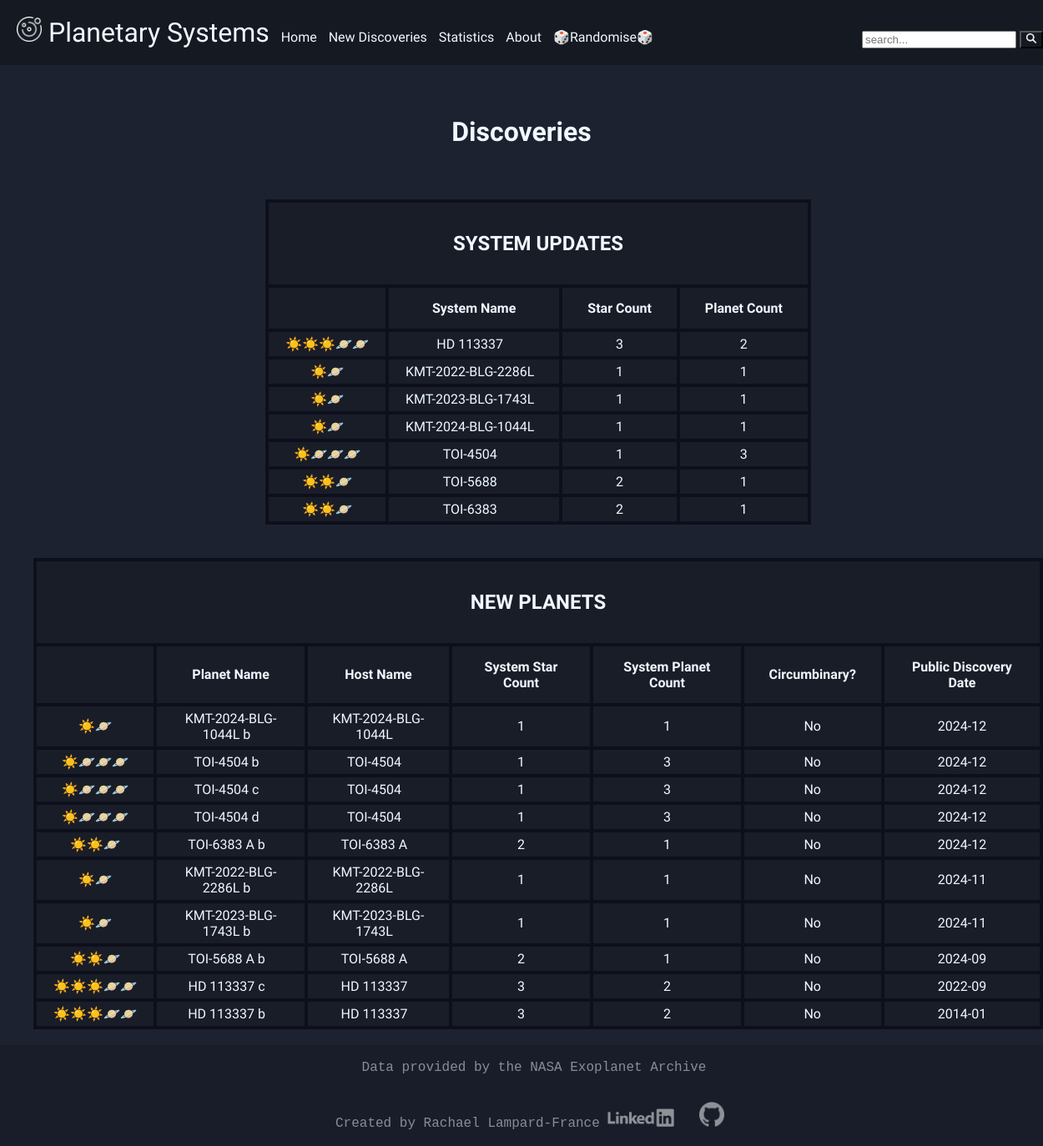
/new/ps, run on the app's committed database.
### tables this page shows
CREATE TABLE stellar_hosts (
    sy_name TEXT PRIMARY KEY NOT NULL,
    sy_snum INTEGER,
    sy_pnum INTEGER,
    last_updated DATETIME DEFAULT current_timestamp
);

CREATE TABLE planetary_systems (
    pl_name TEXT PRIMARY KEY NOT NULL,
    hostname TEXT,
    sy_snum INTEGER,
    sy_pnum INTEGER,
    cb_flag INTEGER,
    disc_pubdate INTEGER,
    last_updated DATETIME DEFAULT current_timestamp
);

### main.py (the view)
@app.route("/new/<category>")
def new(category):
    if category not in ['p', 's', 'ps']:
        return render_template("error.html", message="Page does not exist"), 404
    if category in ['s', 'ps']:
        new_systems = []
        with sqlite3.connect(DB) as conn:
            cursor = conn.cursor()
            modified = cursor.execute("""
                SELECT *
                  FROM stellar_hosts
                 WHERE last_updated = (
                        SELECT MAX(last_updated)
                          FROM stellar_hosts
                );
            """)
        for mod in modified:
            system_icos = ("☀️" * mod[1]) + ("🪐" * mod[2])
            new_systems.append(
                {
                    "sy_name": mod[0],
                    "sy_snum": mod[1],
                    "sy_pnum": mod[2],
                    "system_icos": system_icos
                }
            )
    if category in ['p', 'ps']:
        new_planets = []
        with sqlite3.connect(DB) as conn:
            cursor = conn.cursor()
            modified = cursor.execute("""
                SELECT *
                FROM planetary_systems
                WHERE last_updated = (
                    SELECT MAX(last_updated)
                    FROM planetary_systems
                )
                ORDER BY disc_pubdate DESC;
            """)
        for mod in modified:
            cb_flag = ""
            if mod[4] == 1:
                cb_flag = "Yes"
            else:
                cb_flag = "No"
            planet_icos = ("☀️" * mod[2]) + ("🪐" * mod[3])
            new_planets.append(
                {
                    "pl_name": mod[0],
                    "hostname": mod[1],
                    "sy_snum": mod[2],
                    "sy_pnum": mod[3],
                    "cb_flag": cb_flag,
                    "disc_pubdate": mod[5],
                    "planet_icos": planet_icos
                }
            )
    if category == 'p':
        return render_template(
            "new.html",
            new_planets=new_planets,
            category=category
        )
    elif category == 's':
        return render_template(
            "new.html",
            new_systems=new_systems,
            category=category
        )
    return render_template(
        "new.html",
        new_systems=new_systems,
        new_planets=new_planets,
        category=category
    )

### templates/new.html (shortened to what this page needs)
{% extends "layout.html" %}
{% block main %}
<div class="page-heading">
    <h1>
        Discoveries
    </h1>
</div>
{% if category in ['s', 'ps'] %}
{% include "system_updates.html" %}
{% endif %}
{% if category in ['p', 'ps'] %}
{% include "new_planets.html" %}
{% endif %}
{% endblock %}

### templates/system_updates.html
<div class="table-systemupdates center padded">
    <table>
        <thead>
            <tr>
                <th colspan="4"><h2>SYSTEM UPDATES</h2></th>
            </tr>
        </thead>
        <thead>
            <tr>
                <th></th>
                <th>System Name</th>
                <th>Star Count</th>
                <th>Planet Count</th>
            </tr>
        </thead>
        <tbody>
            {% for system in new_systems %}
            <tr>
                <td>{{ system.system_icos }}</td>
                <td><a href="{{ url_for('system', stellar_body=system.sy_name) }}">{{ system.sy_name }}</a></td>
                <td>{{ system.sy_snum }}</td>
                <td>{{ system.sy_pnum }}</td>
            </tr>
            {% endfor %}
        </tbody>
    </table>
</div>

### templates/new_planets.html
<div class="table-newplanets center padded">
    <table>
        <thead>
            <tr>
                <th colspan="7"><h2>NEW PLANETS</h2></th>
            </tr>
        </thead>
        <thead>
            <tr>
                <th></th>
                <th>Planet Name</th>
                <th>Host Name</th>
                <th>System Star Count</th>
                <th>System Planet Count</th>
                <th>Circumbinary?</th>
                <th>Public Discovery Date</th>
            </tr>
        </thead>
        <tbody>
            {% for planet in new_planets %}
            <tr>
                <td class="nowrap">{{ planet.planet_icos }}</td>
                <td><a href="{{ url_for('system', stellar_body=planet.pl_name) }}">{{ planet.pl_name }}</a></td>
                <td><a href="{{ url_for('system', stellar_body=planet.hostname) }}">{{ planet.hostname }}</a></td>
                <td>{{ planet.sy_snum }}</td>
                <td>{{ planet.sy_pnum }}</td>
                <td>{{ planet.cb_flag }}</td>
                <td>{{ planet.disc_pubdate }}</td>
            </tr>
            {% endfor %}
        </tbody>
    </table>
</div>

### static/styles.css (style rules this page uses)
body { margin: 0px; background-color: #1d2230; font-family: Audiowide, sans-serif; color: #f0f8ff; min-height: 100vh; }
.center, .page-heading, [class|="img"] { justify-content: center; display: block; margin-left: auto; margin-right: auto; align-items: center; }
.txt-center, h1, p, h2, table { text-align: center; }
.navbar-logo:hover, a:link, a:visited { text-decoration: none; padding-right: 10px; }
.padded, table, .page-heading, #content, [class|="img"] { padding: 20px; }
a:link, a:visited { color: aliceblue; }
table { margin-left: auto; margin-right: auto; border-collapse: collapse; width: auto; }
[class|="table"] { overflow-x:auto; width: 100%; }
td, th { background-color: #191d28; border: 4px solid rgb(14, 15, 28); }
td { padding-top: 5px; padding-bottom: 5px; padding-left: 20px; padding-right: 20px; }
th { padding-top: 15px; padding-bottom: 15px; padding-left: 30px; padding-right: 30px; }
td.nowrap { white-space: nowrap; }

### data on the page
stellar_hosts: system_icos "☀️☀️☀️🪐🪐", sy_name "HD 113337", sy_snum "3", sy_pnum "2"
planetary_systems: planet_icos "☀️☀️☀️🪐🪐", pl_name "HD 113337 c", hostname "HD 113337", sy_snum "3", sy_pnum "2", cb_flag "No", disc_pubdate "2022-09"
planetary_systems: planet_icos "☀️☀️☀️🪐🪐", pl_name "HD 113337 b", hostname "HD 113337", sy_snum "3", sy_pnum "2", cb_flag "No", disc_pubdate "2014-01"

### other printed values
{{ system.system_icos }} "☀️🪐" "☀️🪐" "☀️🪐" "☀️🪐🪐🪐" "☀️☀️🪐" "☀️☀️🪐"
{{ system.sy_name }} "KMT-2022-BLG-2286L" "KMT-2023-BLG-1743L" "KMT-2024-BLG-1044L" "TOI-4504" "TOI-5688" "TOI-6383"
{{ system.sy_snum }} "1" "1" "1" "1" "2" "2"
{{ system.sy_pnum }} "1" "1" "1" "3" "1" "1"
{{ planet.planet_icos }} "☀️🪐" "☀️🪐🪐🪐" "☀️🪐🪐🪐" "☀️🪐🪐🪐" "☀️☀️🪐" "☀️🪐" "☀️🪐" "☀️☀️🪐"
{{ planet.pl_name }} "KMT-2024-BLG-1044L b" "TOI-4504 b" "TOI-4504 c" "TOI-4504 d" "TOI-6383 A b" "KMT-2022-BLG-2286L b" "KMT-2023-BLG-1743L b" "TOI-5688 A b"
{{ planet.hostname }} "KMT-2024-BLG-1044L" "TOI-4504" "TOI-4504" "TOI-4504" "TOI-6383 A" "KMT-2022-BLG-2286L" "KMT-2023-BLG-1743L" "TOI-5688 A"
{{ planet.sy_snum }} "1" "1" "1" "1" "2" "1" "1" "2"
{{ planet.sy_pnum }} "1" "3" "3" "3" "1" "1" "1" "1"
{{ planet.cb_flag }} "No" "No" "No" "No" "No" "No" "No" "No"
{{ planet.disc_pubdate }} "2024-12" "2024-12" "2024-12" "2024-12" "2024-12" "2024-11" "2024-11" "2024-09"
